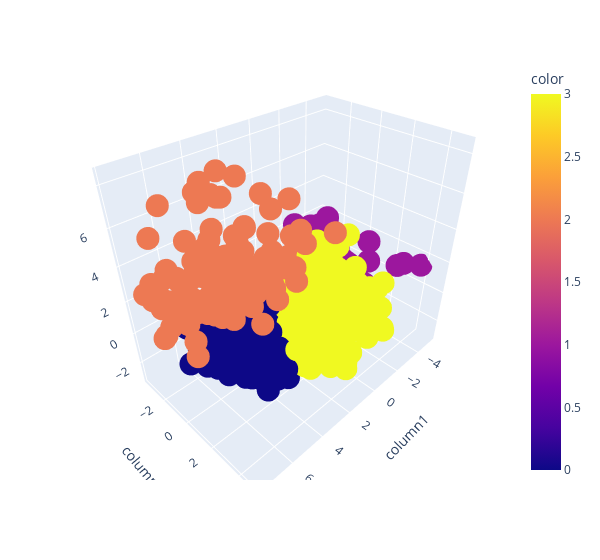

This figure's notebook cell:
### Code cell
px.scatter_3d(data_frame=data, x = 'column1',
              y = 'column2', z = 'column3',
              width = 600, color = predictions)

### Figure 1 — Plotly figure (JSON) as saved in the notebook; plotly's stock layout.template omitted (floating-point values rounded to 4 significant figures; data arrays with more than 128 entries replaced by an {"elided": "..."} marker saying what was removed)
{"data": [{"hovertemplate": "column1=%{x}<br>column2=%{y}<br>column3=%{z}<br>color=%{marker.color}<extra></extra>", "legendgroup": "", "marker": {"color": {"elided": "2216 int values"}, "coloraxis": "coloraxis", "symbol": "circle"}, "mode": "markers", "name": "", "scene": "scene", "showlegend": false, "type": "scatter3d", "x": {"elided": "2216 float values"}, "y": {"elided": "2216 float values"}, "z": {"elided": "2216 float values"}}], "layout": {"coloraxis": {"colorbar": {"title": {"text": "color"}}, "colorscale": [[0, "#0d0887"], [0.1111, "#46039f"], [0.2222, "#7201a8"], [0.3333, "#9c179e"], [0.4444, "#bd3786"], [0.5556, "#d8576b"], [0.6667, "#ed7953"], [0.7778, "#fb9f3a"], [0.8889, "#fdca26"], [1, "#f0f921"]]}, "legend": {"tracegroupgap": 0}, "margin": {"t": 60}, "scene": {"domain": {"x": [0, 1], "y": [0, 1]}, "xaxis": {"title": {"text": "column1"}}, "yaxis": {"title": {"text": "column2"}}, "zaxis": {"title": {"text": "column3"}}}, "width": 600}}
